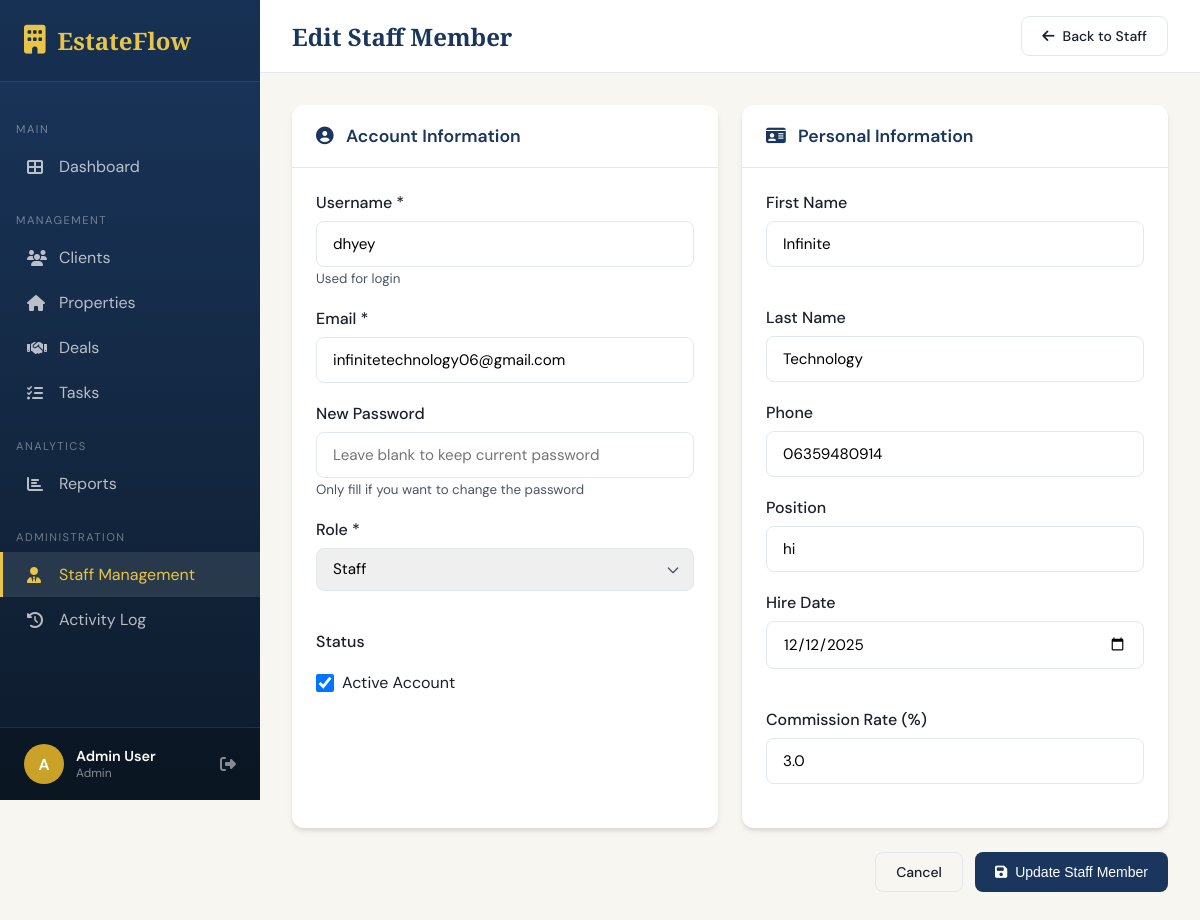
The app's page /staff/2/edit (signed in) with its own data.
### app.py (models this page shows, shortened)
class User(UserMixin, db.Model):
    id = db.Column(db.Integer, primary_key=True)
    username = db.Column(db.String(80), unique=True, nullable=False)
    email = db.Column(db.String(120), unique=True, nullable=False)
    password_hash = db.Column(db.String(256), nullable=False)
    role = db.Column(db.String(20), default='staff')  # admin, manager, staff
    first_name = db.Column(db.String(50))
    last_name = db.Column(db.String(50))
    phone = db.Column(db.String(20))
    position = db.Column(db.String(50))  # e.g., Senior Agent, Junior Agent, etc.
    hire_date = db.Column(db.Date)
    commission_rate = db.Column(db.Float, default=3.0)
    is_active = db.Column(db.Boolean, default=True)
    avatar_color = db.Column(db.String(20), default='#1a365d')
    created_at = db.Column(db.DateTime, default=datetime.utcnow)
    created_by = db.Column(db.Integer, db.ForeignKey('user.id'))
    properties = db.relationship('Property', backref='agent', lazy=True, foreign_keys='Property.agent_id')
    clients = db.relationship('Client', backref='agent', lazy=True, foreign_keys='Client.agent_id')
    tasks = db.relationship('Task', backref='assigned_to', lazy=True, foreign_keys='Task.user_id')
    @property
    def full_name(self):
        if self.first_name and self.last_name:
            return f"{self.first_name} {self.last_name}"
        return self.username
    def is_admin(self):
        return self.role == 'admin'

### app.py (the view, shortened to what this page needs)
@app.route('/staff/<int:id>/edit', methods=['GET', 'POST'])
@login_required
@admin_required
def edit_staff(id):
    member = User.query.get_or_404(id)
    return render_template('staff/staff_form.html', staff=member)

### app.py (called while the page is built)
@login_manager.user_loader
def load_user(user_id):
    return User.query.get(int(user_id))

def admin_required(f):
    from functools import wraps
    @wraps(f)
    def decorated_function(*args, **kwargs):
        if not current_user.is_authenticated or not current_user.is_admin():
            flash('Access denied. Admin privileges required.', 'error')
            return redirect(url_for('dashboard'))
        return f(*args, **kwargs)
    return decorated_function

### templates/staff/staff_form.html (shortened to what this page needs)
{% extends "base.html" %}
{% block content %}
<div class="top-bar">
    <h1 class="page-title">{{ 'Edit' if staff else 'Add New' }} Staff Member</h1>
    <div class="top-actions">
        <a href="{{ url_for('staff_list') }}" class="btn btn-outline">
            <i class="fas fa-arrow-left"></i> Back to Staff
        </a>
    </div>
</div>
<div class="content-area">
    <form method="POST">
        <div class="grid-2">
            <div class="card">
                <div class="card-header">
                    <h3 class="card-title">
                        <i class="fas fa-user-circle" style="margin-right: 8px;"></i>
                        Account Information
                    </h3>
                </div>
                <div class="card-body">
                    <div class="form-group">
                        <label class="form-label">Username *</label>
                        <input type="text" name="username" class="form-control" required
                               value="{{ staff.username if staff else '' }}" placeholder="Enter username">
                        <small style="color: var(--text-light);">Used for login</small>
                    </div>
                    <div class="form-group">
                        <label class="form-label">Email *</label>
                        <input type="email" name="email" class="form-control" required
                               value="{{ staff.email if staff else '' }}" placeholder="email@example.com">
                    </div>
                    {% if staff %}
                    <div class="form-group">
                        <label class="form-label">New Password</label>
                        <input type="password" name="new_password" class="form-control"
                               placeholder="Leave blank to keep current password">
                        <small style="color: var(--text-light);">Only fill if you want to change the password</small>
                    </div>
                    {% else %}
                    <div class="form-group">
                        <label class="form-label">Password *</label>
                        <input type="password" name="password" class="form-control" required
                               placeholder="Create a password">
                    </div>
                    {% endif %}
                    <div class="form-row">
                        <div class="form-group">
                            <label class="form-label">Role *</label>
                            <select name="role" class="form-control" required>
                                <option value="staff" {% if staff and staff.role == 'staff' %}selected{% endif %}>Staff</option>
                            </select>
                        </div>
                        {% if staff %}
                        <div class="form-group">
                            <label class="form-label">Status</label>
                            <div style="padding: 12px 0;">
                                <label style="display: flex; align-items: center; gap: 8px; cursor: pointer;">
                                    <input type="checkbox" name="is_active" {% if staff.is_active %}checked{% endif %} style="width: 18px; height: 18px;">
                                    <span>Active Account</span>
                                </label>
                            </div>
                        </div>
                        {% endif %}
                    </div>
                </div>
            </div>
            <div class="card">
                <div class="card-header">
                    <h3 class="card-title">
                        <i class="fas fa-id-card" style="margin-right: 8px;"></i>
                        Personal Information
                    </h3>
                </div>
                <div class="card-body">
                    <div class="form-row">
                        <div class="form-group">
                            <label class="form-label">First Name</label>
                            <input type="text" name="first_name" class="form-control"
                                   value="{{ staff.first_name if staff else '' }}" placeholder="First name">
                        </div>
                        <div class="form-group">
                            <label class="form-label">Last Name</label>
                            <input type="text" name="last_name" class="form-control"
                                   value="{{ staff.last_name if staff else '' }}" placeholder="Last name">
                        </div>
                    </div>
                    <div class="form-group">
                        <label class="form-label">Phone</label>
                        <input type="tel" name="phone" class="form-control"
                               value="{{ staff.phone if staff else '' }}" placeholder="(555) 123-4567">
                    </div>
                    <div class="form-group">
                        <label class="form-label">Position</label>
                        <input type="text" name="position" class="form-control"
                               value="{{ staff.position if staff else '' }}" placeholder="e.g., Senior Agent, Sales Manager">
                    </div>
                    <div class="form-row">
                        <div class="form-group">
                            <label class="form-label">Hire Date</label>
                            <input type="date" name="hire_date" class="form-control"
                                   value="{{ staff.hire_date.strftime('%Y-%m-%d') if staff and staff.hire_date else '' }}">
                        </div>
                        <div class="form-group">
                            <label class="form-label">Commission Rate (%)</label>
                            <input type="number" name="commission_rate" class="form-control" step="0.1" min="0" max="100"
                                   value="{{ staff.commission_rate if staff else '3.0' }}" placeholder="3.0">
                        </div>
                    </div>
                </div>
            </div>
        </div>
        <div style="display: flex; gap: 12px; justify-content: flex-end; margin-top: 24px;">
            <a href="{{ url_for('staff_list') }}" class="btn btn-outline">Cancel</a>
            <button type="submit" class="btn btn-primary">
                <i class="fas fa-save"></i>
                {{ 'Update' if staff else 'Create' }} Staff Member
            </button>
        </div>
    </form>
</div>
{% endblock %}

### templates/base.html (shortened to what this page needs)
<!DOCTYPE html>
<html lang="en">
<head>
    <link rel="stylesheet" href="https://cdnjs.cloudflare.com/ajax/libs/font-awesome/6.4.0/css/all.min.css">
</head>
<body>
    {% if current_user.is_authenticated %}
    <aside class="sidebar">
        <div class="sidebar-header">
            <div class="sidebar-logo">
                <i class="fas fa-building"></i>
                <span>EstateFlow</span>
            </div>
        </div>
        <nav class="sidebar-nav">
            <div class="nav-section">Main</div>
            <a href="{{ url_for('dashboard') }}" class="nav-link {% if request.endpoint == 'dashboard' %}active{% endif %}">
                <i class="fas fa-th-large"></i>
                <span>Dashboard</span>
            </a>
            <div class="nav-section">Management</div>
            <a href="{{ url_for('clients') }}" class="nav-link {% if 'client' in request.endpoint %}active{% endif %}">
                <i class="fas fa-users"></i>
                <span>Clients</span>
            </a>
            <a href="{{ url_for('properties') }}" class="nav-link {% if 'propert' in request.endpoint %}active{% endif %}">
                <i class="fas fa-home"></i>
                <span>Properties</span>
            </a>
            <a href="{{ url_for('deals') }}" class="nav-link {% if 'deal' in request.endpoint %}active{% endif %}">
                <i class="fas fa-handshake"></i>
                <span>Deals</span>
            </a>
            <a href="{{ url_for('tasks') }}" class="nav-link {% if 'task' in request.endpoint %}active{% endif %}">
                <i class="fas fa-tasks"></i>
                <span>Tasks</span>
            </a>
            <div class="nav-section">Analytics</div>
            <a href="{{ url_for('reports') }}" class="nav-link {% if request.endpoint == 'reports' %}active{% endif %}">
                <i class="fas fa-chart-bar"></i>
                <span>Reports</span>
            </a>
            {% if current_user.is_admin() %}
            <div class="nav-section">Administration</div>
            <a href="{{ url_for('staff_list') }}" class="nav-link {% if 'staff' in request.endpoint %}active{% endif %}">
                <i class="fas fa-user-tie"></i>
                <span>Staff Management</span>
            </a>
            <a href="{{ url_for('activity_log') }}" class="nav-link {% if 'activity' in request.endpoint %}active{% endif %}">
                <i class="fas fa-history"></i>
                <span>Activity Log</span>
            </a>
            {% endif %}
        </nav>
        <div class="sidebar-footer">
            <div class="user-info">
                <div class="user-avatar">{{ current_user.first_name[0]|upper if current_user.first_name else current_user.username[0]|upper }}</div>
                <div class="user-details">
                    <div class="user-name">{{ current_user.full_name }}</div>
                    <div class="user-role">{{ current_user.role|capitalize }}</div>
                </div>
                <a href="{{ url_for('logout') }}" title="Logout" style="color: rgba(255,255,255,0.5);">
                    <i class="fas fa-sign-out-alt"></i>
                </a>
            </div>
        </div>
    </aside>
    {% endif %}
    <main class="main-content" {% if not current_user.is_authenticated %}style="margin-left: 0;"{% endif %}>
        {% block content %}{% endblock %}
    </main>
</body>
</html>

### templates/base.html (style rules this page uses)
:root { --primary: #1a365d; --primary-light: #2c5282; --secondary: #c9a227; --accent: #e8c547; --background: #f8f6f1; --card: #ffffff; --text: #1a202c; --text-light: #4a5568; --border: #e2e8f0; --success: #38a169; --warning: #d69e2e; --danger: #e53e3e; --info: #3182ce; --shadow: 0 4px 6px -1px rgba(0, 0, 0, 0.1), 0 2px 4px -1px rgba(0, 0, 0, 0.06); --shadow-lg: 0 10px 15px -3px rgba(0, 0, 0, 0.1), 0 4px 6px -2px rgba(0, 0, 0, 0.05); }
* { margin: 0; padding: 0; box-sizing: border-box; }
body { font-family: 'DM Sans', sans-serif; background: var(--background); color: var(--text); min-height: 100vh; }
.sidebar { position: fixed; left: 0; top: 0; width: 260px; height: 100vh; background: linear-gradient(180deg, var(--primary) 0%, #0d1b2a 100%); color: white; padding: 0; z-index: 1000; overflow-y: auto; }
.sidebar-header { padding: 24px; border-bottom: 1px solid rgba(255,255,255,0.1); background: rgba(0,0,0,0.1); }
.sidebar-logo { font-family: 'Playfair Display', serif; font-size: 1.5rem; font-weight: 700; color: var(--accent); display: flex; align-items: center; gap: 12px; }
.sidebar-logo i { font-size: 1.8rem; }
.sidebar-nav { padding: 16px 0; }
.nav-section { padding: 8px 16px; font-size: 0.7rem; text-transform: uppercase; letter-spacing: 1.5px; color: rgba(255,255,255,0.4); margin-top: 16px; }
.nav-link { display: flex; align-items: center; gap: 12px; padding: 12px 24px; color: rgba(255,255,255,0.7); text-decoration: none; transition: all 0.2s; border-left: 3px solid transparent; }
.nav-link.active { background: rgba(255,255,255,0.1); color: var(--accent); border-left-color: var(--accent); }
.nav-link i { width: 20px; font-size: 1rem; }
.sidebar-footer { position: absolute; bottom: 0; left: 0; right: 0; padding: 16px 24px; border-top: 1px solid rgba(255,255,255,0.1); background: rgba(0,0,0,0.2); }
.user-info { display: flex; align-items: center; gap: 12px; }
.user-avatar { width: 40px; height: 40px; border-radius: 50%; background: var(--secondary); display: flex; align-items: center; justify-content: center; font-weight: 600; font-size: 1rem; }
.user-details { flex: 1; }
.user-name { font-weight: 600; font-size: 0.9rem; }
.user-role { font-size: 0.75rem; color: rgba(255,255,255,0.5); }
.main-content { margin-left: 260px; min-height: 100vh; }
.top-bar { background: var(--card); padding: 16px 32px; display: flex; justify-content: space-between; align-items: center; border-bottom: 1px solid var(--border); position: sticky; top: 0; z-index: 100; }
.page-title { font-family: 'Playfair Display', serif; font-size: 1.5rem; font-weight: 600; color: var(--primary); }
.top-actions { display: flex; gap: 12px; align-items: center; }
.content-area { padding: 32px; }
.card { background: var(--card); border-radius: 12px; box-shadow: var(--shadow); overflow: hidden; }
.card-header { padding: 20px 24px; border-bottom: 1px solid var(--border); display: flex; justify-content: space-between; align-items: center; }
.card-title { font-weight: 600; font-size: 1.1rem; color: var(--primary); }
.card-body { padding: 24px; }
.btn { display: inline-flex; align-items: center; gap: 8px; padding: 10px 20px; border-radius: 8px; font-weight: 500; font-size: 0.875rem; cursor: pointer; transition: all 0.2s; border: none; text-decoration: none; }
.btn-primary { background: var(--primary); color: white; }
.btn-outline { background: transparent; border: 1px solid var(--border); color: var(--text); }
.form-group { margin-bottom: 20px; }
.form-label { display: block; font-weight: 500; margin-bottom: 8px; color: var(--text); }
.form-control { width: 100%; padding: 12px 16px; border: 1px solid var(--border); border-radius: 8px; font-family: inherit; font-size: 0.95rem; transition: border-color 0.2s, box-shadow 0.2s; }
select.form-control { appearance: none; background-repeat: no-repeat; background-position: right 12px center; background-size: 16px; padding-right: 40px; }
.form-row { display: grid; grid-template-columns: repeat(auto-fit, minmax(200px, 1fr)); gap: 20px; }
.grid-2 { display: grid; grid-template-columns: repeat(2, 1fr); gap: 24px; }

### records on screen
User: first_name "A", full_name "Admin User", role "Admin"
User: username "dhyey", email "infinitetechnology06@gmail.com", role "Staff", is_active "☑", first_name "Infinite", last_name "Technology", phone "06359480914", position "hi", hire_date "12/12/2025", commission_rate "3.0"

### other values on screen
{{ 'Edit' if staff else 'Add New' }} "Edit"
{{ 'Update' if staff else 'Create' }} "Update"
